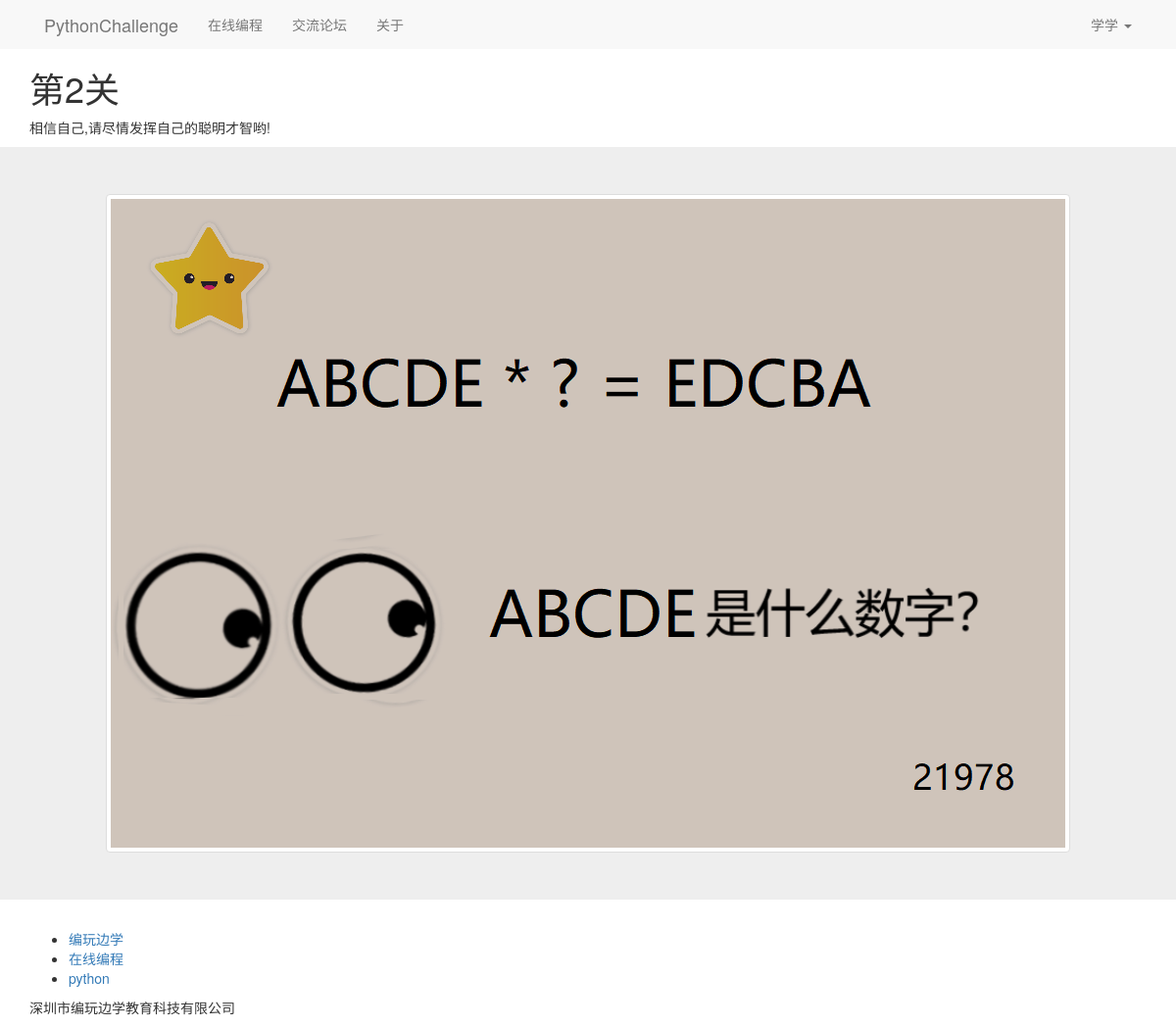
Page /challenge/challenge (signed in) on the committed database.
### main.py (models this page shows)
class User(db.Model):
    __tablename__ = 'users'
    id = db.Column(db.Integer, primary_key=True)
    username = db.Column(db.String(16), nullable=False, unique=True)
    password = db.Column(db.String(100), nullable=False)
    email = db.Column(db.String(64), nullable=True)
    address = db.Column(db.String(50), nullable=True)
    info = db.Column(db.String(100), nullable=True)
    stage = db.Column(db.Integer, default='0')
    real_avatar = db.Column(db.String(100), default='/static/avatar/code.png')

class Challenge(db.Model):
    __tablename__ = 'challenge'
    id = db.Column(db.Integer, primary_key=True)
    answer = db.Column(db.String(100), nullable=False)
    photo = db.Column(db.String(100), nullable=False)

### main.py (the view)
@app.route('/challenge/<answer>')
def challenge(answer):
    chapter = Challenge.query.filter(Challenge.answer == answer).first()
    if chapter:
        photo = chapter.photo
        chapter_id = chapter.id
        user_id = session.get('user_id')
        if user_id:
            user = User.query.filter(User.id == user_id).first()
            user.stage = answer
            db.session.commit()
        return render_template('challenge.html', chapter_id=chapter_id, photo=photo)
    else:
        return "<h2>答案错误,请返回重新尝试!</h2>"

### main.py (called while the page is built)
@app.context_processor
def my_context_processor():
    user_id = session.get('user_id')
    if user_id:
        user = User.query.filter(User.id == user_id).first()
        if user:
            return {'um': user}
    return {}

### templates/challenge.html
{% extends "base.html" %}
{% block content %}
    <div class="bs-docs-header" id="content" tabindex="-1">
      <div class="container">
        <h1>第{{ chapter_id }}关</h1>
        <p>相信自己,请尽情发挥自己的聪明才智哟!</p>
      </div>
    </div>
        <div class="jumbotron" align="center">
            <img class="img-thumbnail" src="{{ url_for("static",filename=photo) }}">
        </div>
{% endblock %}

### templates/base.html (shortened to what this page needs)
<!DOCTYPE html>
<html lang="zh-CN">
<head>
    <link href="https://cdn.jsdelivr.net/npm/bootstrap@3.3.7/dist/css/bootstrap.min.css" rel="stylesheet">
    <link href="https://v3.bootcss.com//assets/css/docs.min.css" rel="stylesheet">
</head>
<body>
<nav class="nav navbar-default">
    <div class="container">
        <div class="navbar-header">
            <a class="navbar-brand" href="{{ url_for('index') }}">PythonChallenge</a>
        </div>
        <div class="collapse navbar-collapse" id="bs-example-navbar-collapse-1">
            <ul class="nav navbar-nav">
                <li ><a href="https://study.codepku.com/python/create_first"  target="_blank">在线编程</a>
                </li>
                {% if um %}
                    <li><a href="{{ url_for("forum_index") }}">交流论坛</a></li>
                {% else %}
                    <li><a href="{{ url_for("login") }}">交流论坛</a></li>
                {% endif %}
                <li ><a href="#">关于</a>
            </ul>
            <ul class="nav navbar-nav navbar-right">
                {% if um %}
                    <li class="dropdown">
                        <a href="#" class="dropdown-toggle" data-toggle="dropdown" role="button"
                           aria-haspopup="true" aria-expanded="false">{{ um.username }} <span class="caret"></span></a>
                    </li>
                {% else %}
                    <li><a href="{{ url_for('login') }}">登录</a></li>
                    <li><a href="{{ url_for('register') }}">注册</a></li>
                {% endif %}
            </ul>
        </div>
    </div>
</nav>
{% block content -%}
{%- endblock content %}
<footer class="bs-docs-footer">
  <div class="container">
    <ul class="bs-docs-footer-links">
      <li><a href="https://www.codepku.com">编玩边学</a></li>
      <li><a href="https://study.codepku.com/python/create_first">在线编程</a></li>
      <li><a href="http://www.python.org">python</a></li>
    </ul>
    <p>深圳市编玩边学教育科技有限公司</p>
  </div>
</footer>
</body>
</html>

### rows in the picture
User: username "学学"
Challenge: photo (picture)

### other values in the picture
{{ chapter_id }} "2"
